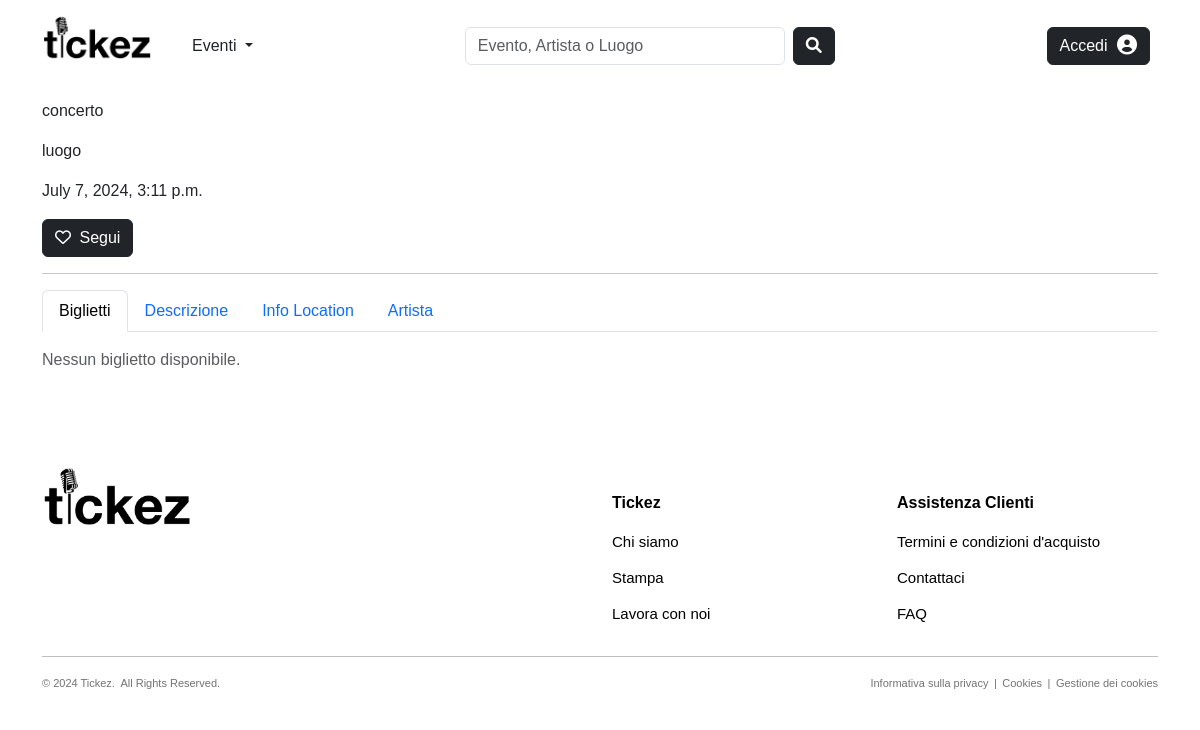
The app's page /products/events/concerto-13/, older data.
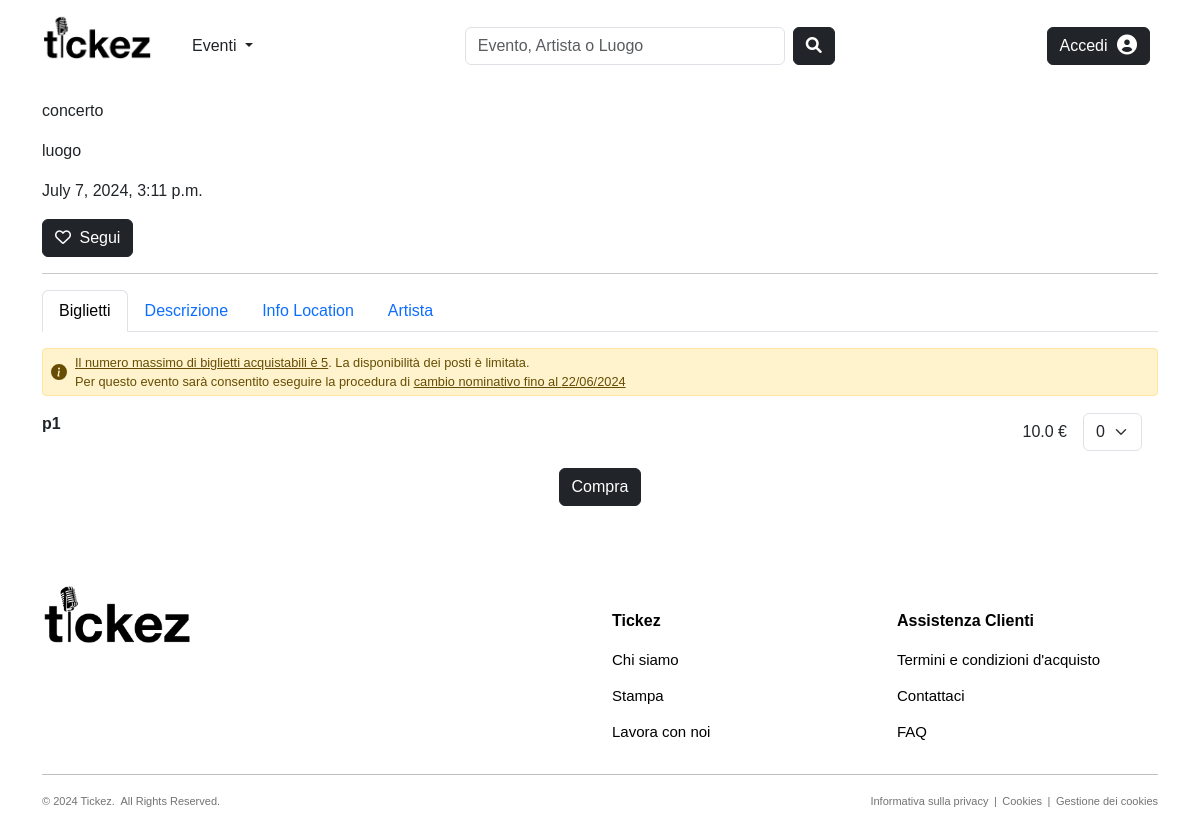
The same page, newer data.
### products/models.py (models this page shows, shortened)
class Evento(models.Model):
    CATEGORY_CHOICES = [
        ('Concerti', 'Concerti'),
        ('Festival', 'Festival'),
        ('Teatro', 'Teatro')
    ]
    nome = models.CharField(max_length=100, null=False, blank=False)
    slug = models.SlugField(max_length=200, null=False, unique=True, blank=True)
    categoria = models.CharField(max_length=100, choices=CATEGORY_CHOICES, null=False, blank=False)
    descrizione = models.TextField(null=True, blank=True, default='')
    data_ora = models.DateTimeField(null=False, blank=False, default=timezone.now)
    locandina = models.ImageField(blank=True, upload_to="images/events")
    visualizzazioni = models.IntegerField(default=0)
    organizzatore = models.ForeignKey(to='users.Organizzatore', on_delete=models.CASCADE, null=False, blank=False, related_name='eventi_organizzati')
    luogo = models.ForeignKey(to='common.Luogo', on_delete=models.CASCADE, null=False, blank=False, related_name='eventi_programmati')
    followers = models.ManyToManyField(to='users.Utente', blank=True, default=None, related_name='eventi_preferiti')
    def save(self, *args, **kwargs):
        if not self.slug or slugify(self.nome) != self.slug:
            self.slug = slugify(self.nome)
        super().save(*args, **kwargs)
    class Meta:
        verbose_name_plural = 'Eventi'

class Biglietto(models.Model):
    tipologia = models.CharField(max_length=100, null=True, blank=True, default='')
    slug = models.SlugField(max_length=200, null=False, unique=True, blank=True)
    prezzo = models.FloatField(null=True, blank=True, default=0.00)
    descrizione = models.TextField(null=True, blank=True, default='')
    quantita = models.IntegerField(default=0)
    organizzatore = models.ForeignKey(to='users.Organizzatore', on_delete=models.CASCADE, null=True, blank=True, related_name='biglietti_generati')
    evento = models.ForeignKey(Evento, on_delete=models.CASCADE, null=True, blank=True, related_name='biglietti_disponibili')
    ordine = models.ManyToManyField(to='orders.Ordine', blank=True, default=None, related_name='biglietti_ordinati')
    class Meta:
        verbose_name_plural = 'Biglietti'

### common/models.py (models this page shows, shortened)
class Luogo(models.Model):
    nome = models.CharField(max_length=50, null=False, blank=False)
    slug = models.SlugField(max_length=200, null=False, unique=True, blank=True)
    indirizzo = models.CharField(max_length=255)
    capienza_persone = models.PositiveIntegerField()
    citta = models.CharField(max_length=100)
    stato = models.CharField(max_length=100)
    codice_postale = models.CharField(max_length=30)
    immagine = models.ImageField(blank=True, upload_to="images/venues", default=join('static', 'images', 'defaults', 'default_venue.jpg'))
    followers = models.ManyToManyField(to='users.Utente', blank=True, default=None, related_name='luoghi_preferiti')
    affittuari = models.ManyToManyField(to='users.Organizzatore', blank=True, default=None, related_name='luoghi_affittati')
    def get_absolute_url(self):
        return reverse("common:venue-details", kwargs={"slug": self.slug, "pk": self.pk})
    class Meta:
        verbose_name_plural = 'Luoghi'

### products/views.py (the view, shortened to what this page needs)
# urls.py: path('events/<slug:slug>-<int:pk>/', views.EventDetailView.as_view(), name="event-details"),
class EventDetailView(DetailView):
    model = Evento
    template_name = "products/event_details.html"
    def get_context_data(self, **kwargs):
        context = super().get_context_data(**kwargs)
        evento = self.get_object()
        evento.visualizzazioni += 1
        evento.save()
        print(evento.visualizzazioni)
        context['title'] = str(self.get_object().organizzatore) + ' - ' + self.get_object().nome
        context['tickets'] = self.get_object().biglietti_disponibili.all()
        context['range_dropdown'] = range(0, 6)
        context['name_change'] = self.get_object().data_ora - timedelta(days=15)
        return context

### common/context_processors.py (called while the page is built, shortened)
def notifications(request):
    notifications = []
    unread_count = 0
    return {
        'notifications': notifications,
        'unread_count': unread_count,
    }

### users/models.py (called while the page is built)
    def __str__(self):
        return self.nome

    def get_absolute_url(self):
        return reverse("users:artist-details", kwargs={"slug": self.slug, "pk": self.pk})

### products/templates/products/event_details.html (shortened to what this page needs)
{% extends "products/base_products.html" %}
{% load static %}
{% load crispy_forms_tags %}
{% block content %}
    <div class="container">
        <p>{{object.nome}}</p>
        <p>{{object.luogo.nome}}</p>
        <p>{{object.data_ora}}</p>
        <form method="POST" action="{% url 'toggle-follow' entity_type='evento' entity_pk=object.id %}"> {% csrf_token %}
          <button type="submit" class="btn {% if request.user.utente in object.followers.all %}btn-secondary{% else %}btn-dark{% endif %}">
            {% if request.user.utente in object.followers.all %}
              <i class="fas fa-heart me-1"></i> Seguito
            {% else %}
              <i class="far fa-heart me-1"></i> Segui
            {% endif %}
          </button>
        </form>
        <hr>
        <ul class="nav nav-tabs" id="myTab" role="tablist">
          <li class="nav-item" role="presentation">
            <button class="nav-link active" id="tickets-tab" data-bs-toggle="tab" data-bs-target="#tickets" type="button" role="tab" aria-controls="tickets" aria-selected="true">Biglietti</button>
          </li>
          <li class="nav-item" role="presentation">
            <button class="nav-link" id="description-tab" data-bs-toggle="tab" data-bs-target="#description" type="button" role="tab" aria-controls="description" aria-selected="true">Descrizione</button>
          </li>
          <li class="nav-item" role="presentation">
            <button class="nav-link" id="location-tab" data-bs-toggle="tab" data-bs-target="#location" type="button" role="tab" aria-controls="location" aria-selected="false">Info Location</button>
          </li>
          <li class="nav-item" role="presentation">
            <button class="nav-link" id="artist-tab" data-bs-toggle="tab" data-bs-target="#artist" type="button" role="tab" aria-controls="artist" aria-selected="false">Artista</button>
          </li>
        </ul>
        <div class="tab-content">
          <div class="tab-pane active" id="tickets" role="tabpanel" aria-labelledby="tickets-tab">
            {% if tickets %}
              <div class="alert alert-warning d-flex align-items-center mt-3" role="alert" style="padding: 0.25rem 0.5rem; font-size: 0.8rem; border-radius: 0.25rem;">
                <svg class="bi flex-shrink-0 me-2" width="16" height="16" role="img" aria-label="Warning:"><use xlink:href="#info-fill"/></svg>
                <div style="display: flex; flex-direction: column; justify-content: center;">
                  <p style="margin: 0;"><u>Il numero massimo di biglietti acquistabili è 5</u>. La disponibilità dei posti è limitata.</p>
                  <p style="margin: 0;">Per questo evento sarà consentito eseguire la procedura di <u>cambio nominativo fino al {{ name_change|date:"d/m/Y" }}</u></p>
                </div>
              </div>
            {% endif %}
            <form method="POST" action="{% url 'orders:checkout' %}"> {% csrf_token %}
              {% for t in tickets %}
                <div class="ticket-row d-flex justify-content-between align-items-center mb-3">
                  <div>
                    <strong class="{% if t.quantita == 0 %}text-muted{% endif %}">{{ t.tipologia }}</strong>
                  </div>
                  {% if t.quantita == 0 %}
                    <div class="text-muted">
                      <span class="me-3 mt-3">Non disponibile</span>
                    </div>
                  {% else %}
                    <div class="d-flex align-items-center">
                      <span class="me-3">{{ t.prezzo }} €</span>
                      <select class="form-select me-3" name="quantita_{{ t.id }}" style="width: auto;">
                        {% for i in range_dropdown %}
                          <option value="{{ i }}">{{ i }}</option>
                        {% endfor %}
                      </select>
                    </div>
                  {% endif %}
                </div>
              {% empty %}
                <p class="mt-3 text-muted">Nessun biglietto disponibile.</p>
              {% endfor %}
              {% if tickets %}
                <div class="d-flex justify-content-center">
                  <button type="submit" class="btn btn-dark">Compra</button>
                </div>
              {% endif %}
            </form>
          </div>
        </div>
    </div>
{% endblock %}

### products/templates/products/base_products.html
{% extends 'base.html' %}
{% load static %}
{% load crispy_forms_tags %}

### templates/base.html (shortened to what this page needs)
{% load static %}
{% load crispy_forms_tags %}
{% load tz %}
<!DOCTYPE html>
<html lang="en">
  <head>
    <link rel="stylesheet" href="https://cdn.jsdelivr.net/npm/bootstrap@5.3.3/dist/css/bootstrap.min.css"/>
    <link rel="stylesheet" type="text/css" href="{% static 'css/style.css' %}" />
    <link rel="stylesheet" href="https://cdnjs.cloudflare.com/ajax/libs/font-awesome/6.0.0-beta3/css/all.min.css">
    <link rel="stylesheet" href="https://cdnjs.cloudflare.com/ajax/libs/bootstrap-datepicker/1.9.0/css/bootstrap-datepicker.min.css">
  </head>
  <body>
    {% include 'navbar.html' %}
    <br/>
    {% block content %} {% endblock %}
    <br/><br/>
    {% include 'footer.html' %}
  </body>
</html>

### templates/navbar.html (shortened to what this page needs)
{% load tz %}
<nav class="navbar navbar-light" style="background-color: #ffffff; padding:10px 30px;">
    <div class="container-fluid d-flex justify-content-between align-items-end">
        <div class="d-flex align-items-end">
            <a class="navbar-brand" href="/">
                <img src="/static/images/tickez_logo.jpg" alt="tickez logo" width="110">
            </a>
            <div class="dropdown d-inline ms-4" style="margin-bottom: 7px;">
                <a class="nav-link dropdown-toggle" href="#" role="button" data-bs-toggle="dropdown" aria-expanded="false">
                    Eventi
                </a>
            </div>
        </div>
        <div>
            <form class="d-flex w-100 ms-3 me-3" method="GET" action="{% url 'common:search-results' %}">
                <input class="form-control me-2" type="search" name="keywords" placeholder="Evento, Artista o Luogo" aria-label="Search" style="width: 320px;">
                <button class="btn btn-dark" type="submit"><i class="fas fa-search"></i></button>
            </form>
        </div>
        <div>
            {% if user.is_authenticated %}
            <div class="btn-group me-2">
                <button class="btn btn-dark rounded-end" type="button" data-bs-toggle="dropdown" aria-expanded="false">
                    <i class="fas fa-bell position-relative" style="position: relative;">
                        {% if unread_count > 0 %}
                            <span class="notification-badge" style="position: absolute; top: -4px; right: -2px; width: 9px; height: 9px; background-color: red; border-radius: 50%;"></span>
                        {% endif %}
                    </i>
                </button>
                <ul class="dropdown-menu dropdown-menu-end">
                    {% for notification in notifications %}
                        <li>
                            <div class="d-flex justify-content-between align-items-center">
                                <a class="dropdown-item" href="{{ notification.evento.get_absolute_url }}" {% if not notification.letta %}style="font-weight: bold;"{% endif %}>
                                    {{ notification.testo }}
                                </a>
                                <span class="text-muted me-3" style="font-size: smaller; font-size: 11px; white-space: nowrap;">{{ notification.data_ora|timezone:"Europe/Rome"|date:"d/m/Y H:i" }}</span>
                            </div>
                        </li>
                    {% empty %}
                        <li class="dropdown-item">Nessuna notifica</li>
                    {% endfor %}
                </ul>
            </div>
            <a href="{% url 'users:profile' %}" class="btn btn-dark me-2">
                <span style="margin-right: 5px;">{{ user }}</span>
                <i class="fas fa-user-circle fa-lg"></i>
            </a>
            <form id="logout-form" method="POST" action="{% url 'logout' %}" style="display: inline;">
                {% csrf_token %}
                <button type="submit" class="btn btn-dark">
                    <i class="fas fa-sign-out-alt"></i>
                </button>
            </form>
            {% else %}
            <a href="{% url 'login' %}" class="btn btn-dark me-2">
                <span style="margin-right: 5px;">Accedi</span>
                <i class="fas fa-user-circle fa-lg"></i>
            </a>
            {% endif %}
        </div>
    </div>
</nav>

### templates/footer.html
<footer class="site-footer">
    <div class="container">
      <div class="row">
        <div class="col-md-6 col-sm-12">
          <a href="/"><img width="150" heigth="150" src="/static/images/tickez_logo.jpg"/></a>
        </div>
        <div class="col-md-3 col-xs-12">
          <h6>Tickez</h6>
          <ul class="footer-links">
            <li><p>Chi siamo</p></li>
            <li><p>Stampa</p></li>
            <li><p>Lavora con noi</p></li>
          </ul>
        </div>
        <div class="col-md-3 col-xs-12">
          <h6>Assistenza Clienti</h6>
          <ul class="footer-links">
            <li><p>Termini e condizioni d'acquisto</p></li>
            <li><p>Contattaci</p></li>
            <li><p>FAQ</p></li>
          </ul>
        </div>
      </div>
      <hr>
    </div>
    <div class="container">
      <div class="row">
        <div class="col-md-6 col-xs-12">
          <p class="copyright-text">&copy; 2024 Tickez.&ensp;All Rights Reserved.</p>
        </div>
        <div class="col-md-6 col-xs-12">
            <p class="cookies-text">Informativa sulla privacy&ensp;|&ensp;Cookies&ensp;|&ensp;Gestione dei cookies</p>
        </div>
      </div>
    </div>
</footer>

### static/css/style.css (style rules this page uses)
body { font-family: 'Helvetica', 'Arial', sans-serif; }
.site-footer { background-color:#ffffff; padding:30px 0 10px; font-size:15px; line-height:20px; color:#000000; }
.site-footer h6 { color:#000000; font-weight:600; font-size:16px; margin-top:27px; margin-bottom:20px; }
.footer-links { padding-left:0; list-style:none }
.footer-links li { display:block }
.copyright-text { font-size:11px; color:#737373; margin:0 }
.cookies-text { font-size:11px; color:#737373; margin:0 }
@media (min-width: 768px) { .cookies-text { text-align: right; } }

Row changes from the older to the newer data that the page shows:
added Biglietto: tipologia "p1", prezzo "10.0", id "0"
Text that changed along with them:
{{ name_change|date:"d/m/Y" }}: (not shown) → "22/06/2024"
text no longer shown: "Nessun biglietto disponibile."
text now shown: "Il numero massimo di biglietti acquistabili è 5 . La disponibilità dei posti è limitata. Per questo evento sarà consentito eseguire la procedura di cambio nominativo fino al Compra"
